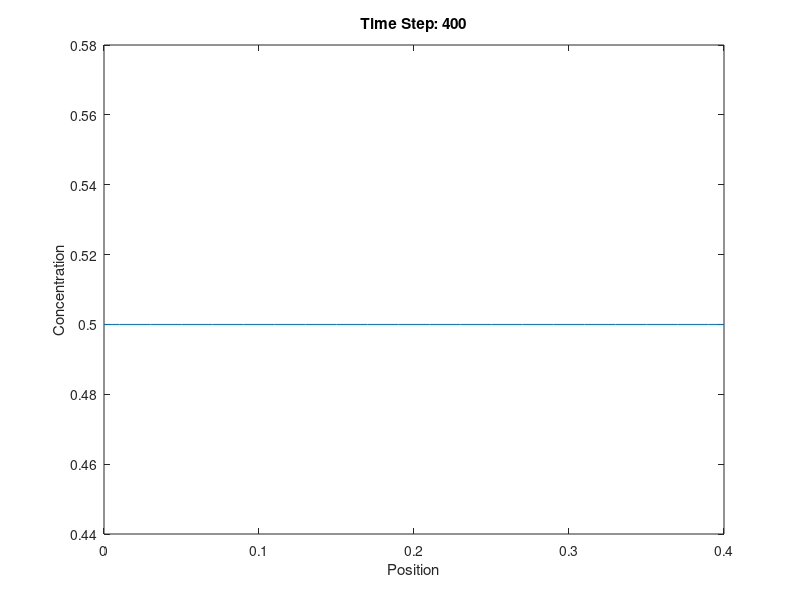

Recreate this plot in MATLAB.
% Define problem parameters
D = 1*10^-9; % Diffusion coefficient
C0 = 0.5; % Initial concentration
L = 0.4; % Length of the domain
T = 40; % Total simulation time
dt = 0.1; % Time step size
dx = 0.01; % Grid spacing

% Create grid
x = 0:dx:L;
N = length(x);

% Initialize concentration
C = C0 * ones(1, N);

% Set up loop for time steps
numSteps = T / dt;
for step = 1:numSteps
    % Calculate concentration gradients
    dC = diff(C) / dx;
    
    % Update concentration using Nernst-Planck equation
    C(2:end-1) = C(2:end-1) + D * dt * (dC(1:end-1) - dC(2:end));
    
    % Apply boundary conditions if necessary
    % For example, C(1) = C0 at left boundary
    
    % Plot concentration at each time step (optional)
    plot(x, C);
    xlabel('Position');
    ylabel('Concentration');
    title(['Time Step: ', num2str(step)]);
    drawnow;
end
